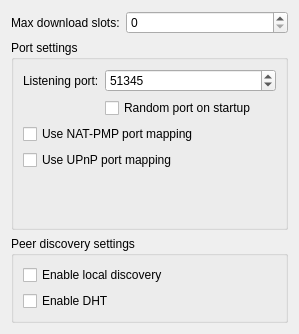
<?xml version="1.0" encoding="UTF-8"?>
<ui version="4.0">
 <class>Settings_Network</class>
 <widget class="QWidget" name="Settings_Network">
  <property name="geometry">
   <rect>
    <x>0</x>
    <y>0</y>
    <width>299</width>
    <height>334</height>
   </rect>
  </property>
  <property name="sizePolicy">
   <sizepolicy hsizetype="MinimumExpanding" vsizetype="MinimumExpanding">
    <horstretch>0</horstretch>
    <verstretch>0</verstretch>
   </sizepolicy>
  </property>
  <property name="windowTitle">
   <string>Network</string>
  </property>
  <layout class="QFormLayout" name="formLayout_3">
   <item row="1" column="0" colspan="2">
    <widget class="QGroupBox" name="groupBox_4">
     <property name="sizePolicy">
      <sizepolicy hsizetype="MinimumExpanding" vsizetype="MinimumExpanding">
       <horstretch>0</horstretch>
       <verstretch>0</verstretch>
      </sizepolicy>
     </property>
     <property name="title">
      <string>Port settings</string>
     </property>
     <layout class="QFormLayout" name="formLayout">
      <item row="2" column="0" colspan="2">
       <widget class="QCheckBox" name="natpmp_box">
        <property name="text">
         <string>Use NAT-PMP port mapping</string>
        </property>
       </widget>
      </item>
      <item row="3" column="0" colspan="2">
       <widget class="QCheckBox" name="upnp_box">
        <property name="text">
         <string>Use UPnP port mapping</string>
        </property>
       </widget>
      </item>
      <item row="0" column="0">
       <widget class="QLabel" name="label">
        <property name="text">
         <string>Listening port:</string>
        </property>
       </widget>
      </item>
      <item row="0" column="1">
       <widget class="QSpinBox" name="spin_port">
        <property name="enabled">
         <bool>true</bool>
        </property>
        <property name="maximum">
         <number>65535</number>
        </property>
        <property name="value">
         <number>51345</number>
        </property>
       </widget>
      </item>
      <item row="1" column="1">
       <widget class="QCheckBox" name="box_port_random">
        <property name="text">
         <string>Random port on startup</string>
        </property>
       </widget>
      </item>
      <item row="1" column="0">
       <widget class="QLabel" name="label_2"/>
      </item>
     </layout>
    </widget>
   </item>
   <item row="2" column="0" colspan="2">
    <widget class="QGroupBox" name="groupBox_5">
     <property name="sizePolicy">
      <sizepolicy hsizetype="MinimumExpanding" vsizetype="Preferred">
       <horstretch>0</horstretch>
       <verstretch>0</verstretch>
      </sizepolicy>
     </property>
     <property name="title">
      <string>Peer discovery settings</string>
     </property>
     <layout class="QFormLayout" name="formLayout_2">
      <item row="0" column="0" colspan="2">
       <widget class="QCheckBox" name="local_discovery_box">
        <property name="text">
         <string>Enable local discovery</string>
        </property>
       </widget>
      </item>
      <item row="1" column="0" colspan="2">
       <widget class="QCheckBox" name="dht_discovery_box">
        <property name="text">
         <string>Enable DHT</string>
        </property>
       </widget>
      </item>
     </layout>
    </widget>
   </item>
   <item row="0" column="0">
    <widget class="QLabel" name="label_down_slots">
     <property name="text">
      <string>Max download slots:</string>
     </property>
    </widget>
   </item>
   <item row="0" column="1">
    <widget class="QSpinBox" name="spin_down_slots"/>
   </item>
  </layout>
 </widget>
 <tabstops>
  <tabstop>spin_down_slots</tabstop>
  <tabstop>spin_port</tabstop>
  <tabstop>box_port_random</tabstop>
  <tabstop>natpmp_box</tabstop>
  <tabstop>upnp_box</tabstop>
  <tabstop>local_discovery_box</tabstop>
  <tabstop>dht_discovery_box</tabstop>
 </tabstops>
 <resources/>
 <connections>
  <connection>
   <sender>box_port_random</sender>
   <signal>clicked(bool)</signal>
   <receiver>spin_port</receiver>
   <slot>setDisabled(bool)</slot>
   <hints>
    <hint type="sourcelabel">
     <x>142</x>
     <y>121</y>
    </hint>
    <hint type="destinationlabel">
     <x>150</x>
     <y>90</y>
    </hint>
   </hints>
  </connection>
 </connections>
</ui>
